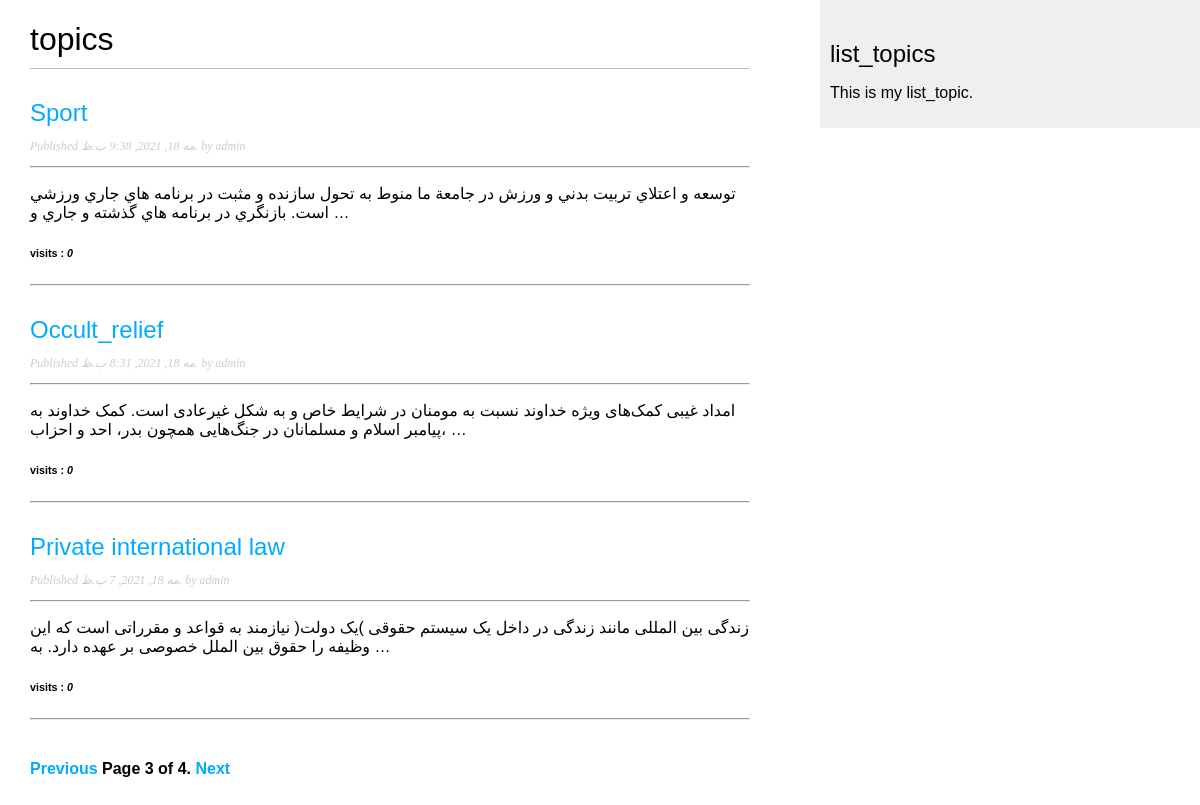
Screenshot of /list_topic/?page=3 with the database file from the repository.
### list_topic/models.py (models this page shows, shortened)
class Post(models.Model):
    STATUS_CHOICES = (
        ('draft', 'Draft'),
        ('published', 'Published'),
    )
    Research_title = models.CharField(max_length=250)
    slug = models.SlugField(max_length=250, unique_for_date='publish')
    author = models.ForeignKey(User, on_delete=models.CASCADE, related_name='blog_posts')
    Research_content = models.TextField()
    mail = models.CharField(max_length = 50)
    publish = models.DateTimeField(default=timezone.now)
    created = models.DateTimeField(auto_now_add=True)
    updated = models.DateTimeField(auto_now=True)
    status = models.CharField(max_length=10, choices=STATUS_CHOICES, default='draft')
    visits = models.PositiveIntegerField(default=0)
    class Meta:
        ordering = ('-publish',)
    class Post1(models.Model):
        def get_absolute_url(self):
            return reverse('list_topic:post_detail',
                        args=[self.publish.year, self.publish.month, self.publish.day, self.slug])

### list_topic/views.py (the view)
# urls.py: path('', post_list, name='post_list'),
def post_list(request):
    object_list = Post.objects.filter(status = 'published' )
    paginator = Paginator(object_list, 3)  #3 posts in each page
    page = request.GET.get('page')
    try:
        posts = paginator.page(page)
    except PageNotAnInteger:
        posts = paginator.page(1)
    except EmptyPage:
        posts = paginator.page(paginator.num_pages)
    return render(request, 'list_topic/post/list.html',
                            {'page': page,
                            'posts': posts})

### list_topic/templates/list_topic/post/list.html (shortened to what this page needs)
{% extends "list_topic/base.html" %}
{% block content %}
<h1> topics</h1>
{% for post in posts %}
<h2>
    <a href="{{ post.get_absolute_url }}">
        {{ post.Research_title}}
    </a>
</h2>
<p class="date">
    Published {{ post.publish }} by {{ post.author }}
</p>
<hr>
{{ post.Research_content|truncatewords:30|linebreaks }}
<h6>visits : <b><i> {{post.visits}} </i></b></h6>
<hr>
{%endfor %}
{% include "pagination.html" with page=posts %}
{% endblock %}

### list_topic/static/css/list_topic.css (style rules this page uses)
body { margin:0; padding:0; font-family:helvetica, sans-serif; }
a { color:#00abff; text-decoration:none; }
h1 { font-weight:normal; border-bottom:1px solid #bbb; padding:0 0 10px 0; }
h2 { font-weight:normal; margin:30px 0 0; }
p.date { color:#ccc; font-family: georgia, serif; font-size: 12px; font-style: italic; }

### rows the page displays
Post: Research_title "Sport", publish "مه 18, 2021, 9:38 ب.ظ.", author "admin", Research_content "ﺗﻮﺳﻌﻪ و اﻋﺘﻼي ﺗﺮﺑﻴﺖ ﺑﺪﻧﻲ و ورزش در ﺟﺎﻣﻌﺔ ﻣﺎ ﻣﻨﻮط ﺑﻪ ﺗﺤﻮل ﺳﺎزﻧﺪه و ﻣﺜﺒﺖ در ﺑﺮﻧﺎﻣﻪ ﻫﺎي ﺟﺎري ورزﺷﻲ اﺳﺖ. ﺑﺎزﻧﮕﺮي در ﺑﺮﻧﺎﻣﻪ ﻫﺎي ﮔﺬﺷﺘﻪ و ﺟﺎري و …", visits "0"
Post: Research_title "Occult_relief", publish "مه 18, 2021, 8:31 ب.ظ.", author "admin", Research_content "امداد غیبی کمک‌های ویژه خداوند نسبت به مومنان در شرایط خاص و به شکل غیرعادی است. کمک خداوند به پیامبر اسلام و مسلمانان در جنگ‌هایی همچون بدر، احد و احزاب، …", visits "0"
Post: Research_title "Private international law", publish "مه 18, 2021, 7 ب.ظ.", author "admin", Research_content "زندگی بین المللی مانند زندگی در داخل یک سیستم حقوقی )یک دولت( نیازمند به قواعد و مقرراتی است که این وظیفه را حقوق بین الملل خصوصی بر عهده دارد. به …", visits "0"

### other values shown
{{ page.number }} "3"
{{ page.paginator.num_pages }} "4"
